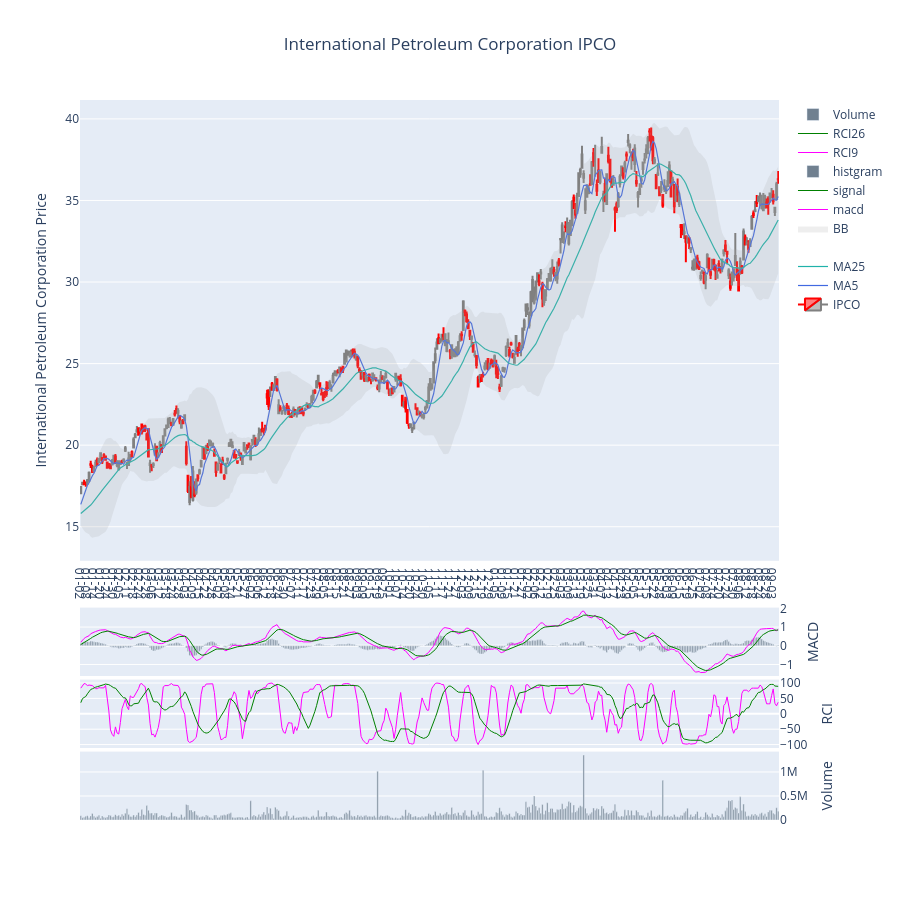

Notebook source saved alongside this figure:
### Markdown cell above
#### 株価のみのチャート

### Code cell
start = dt.datetime(2025, 1, 1).strftime("%Y-%m-%d")
#end = dt.datetime(2026, 4, 17).strftime("%Y-%m-%d")
#end = dt.datetime.now().strftime("%Y-%m-%d")
# グラフ領域の作成
fig = stock_prices_and_oil_prices(
    code=ipco,
    name=name,
    start=start,
    end=end,
    market=market,
    df_sp=None,
    df_wti=None
)
fig.show()

### Figure 1 — Plotly figure (JSON) as saved in the notebook; plotly's stock layout.template omitted (floating-point values rounded to 4 significant figures; data arrays with more than 128 entries replaced by an {"elided": "..."} marker saying what was removed)
{"data": [{"close": {"elided": "424 float values"}, "decreasing": {"line": {"color": "gray"}}, "high": {"elided": "424 float values"}, "increasing": {"line": {"color": "red"}}, "low": {"elided": "424 float values"}, "name": "IPCO", "open": {"elided": "424 float values"}, "type": "candlestick", "x": {"elided": "424 str values"}, "yaxis": "y"}, {"line": {"color": "royalblue", "width": 1.2}, "name": "MA5", "type": "scatter", "x": {"elided": "424 str values"}, "y": {"elided": "424 float values"}, "yaxis": "y"}, {"line": {"color": "lightseagreen", "width": 1.2}, "name": "MA25", "type": "scatter", "x": {"elided": "424 str values"}, "y": {"elided": "424 float values"}, "yaxis": "y"}, {"line": {"color": "lavender", "width": 0}, "name": "", "type": "scatter", "x": {"elided": "424 str values"}, "y": {"elided": "424 float values"}, "yaxis": "y"}, {"fill": "tonexty", "fillcolor": "rgba(170,170,170,.2)", "line": {"color": "lavender", "width": 0}, "name": "BB", "type": "scatter", "x": {"elided": "424 str values"}, "y": {"elided": "424 float values"}, "yaxis": "y"}, {"line": {"color": "magenta", "width": 1}, "name": "macd", "type": "scatter", "x": {"elided": "424 str values"}, "y": {"elided": "424 float values"}, "yaxis": "y3"}, {"line": {"color": "green", "width": 1}, "name": "signal", "type": "scatter", "x": {"elided": "424 str values"}, "y": {"elided": "424 float values"}, "yaxis": "y3"}, {"marker": {"color": "slategray"}, "name": "histgram", "type": "bar", "x": {"elided": "424 str values"}, "y": {"elided": "424 float values"}, "yaxis": "y3"}, {"line": {"color": "magenta", "width": 1}, "name": "RCI9", "type": "scatter", "x": {"elided": "424 str values"}, "y": {"elided": "424 float values"}, "yaxis": "y4"}, {"line": {"color": "green", "width": 1}, "name": "RCI26", "type": "scatter", "x": {"elided": "424 str values"}, "y": {"elided": "424 float values"}, "yaxis": "y4"}, {"marker": {"color": "slategray"}, "name": "Volume", "type": "bar", "x": {"elided": "424 str values"}, "y": {"elided": "424 int values"}, "yaxis": "y5"}], "layout": {"height": 900, "plot_bgcolor": "light blue", "title": {"text": "International Petroleum Corporation IPCO", "x": 0.5}, "xaxis": {"rangeslider": {"visible": false}, "ticktext": ["01-02", "01-08", "01-14", "01-20", "01-24", "01-30", "02-05", "02-11", "02-18", "02-24", "02-28", "03-06", "03-12", "03-18", "03-24", "03-28", "04-03", "04-09", "04-15", "04-22", "04-28", "05-02", "05-08", "05-14", "05-21", "05-27", "06-02", "06-06", "06-12", "06-18", "06-24", "06-30", "07-07", "07-11", "07-17", "07-23", "07-29", "08-05", "08-11", "08-15", "08-21", "08-27", "09-03", "09-09", "09-15", "09-19", "09-25", "10-01", "10-07", "10-14", "10-20", "10-24", "10-30", "11-05", "11-11", "11-17", "11-21", "11-27", "12-03", "12-09", "12-15", "12-19", "12-29", "01-05", "01-09", "01-15", "01-21", "01-27", "02-02", "02-06", "02-12", "02-19", "02-25", "03-03", "03-09", "03-13", "03-19", "03-25", "03-31", "04-07", "04-13", "04-17", "04-23", "04-29", "05-05", "05-11", "05-15", "05-22", "05-28", "06-03", "06-09", "06-15", "06-19", "06-25", "07-02", "07-08", "07-14", "07-20", "07-24", "07-30", "08-06", "08-12", "08-18", "08-24", "08-28", "09-03"], "tickvals": ["2025-01-02T00:00:00", "2025-01-08T00:00:00", "2025-01-14T00:00:00", "2025-01-20T00:00:00", "2025-01-24T00:00:00", "2025-01-30T00:00:00", "2025-02-05T00:00:00", "2025-02-11T00:00:00", "2025-02-18T00:00:00", "2025-02-24T00:00:00", "2025-02-28T00:00:00", "2025-03-06T00:00:00", "2025-03-12T00:00:00", "2025-03-18T00:00:00", "2025-03-24T00:00:00", "2025-03-28T00:00:00", "2025-04-03T00:00:00", "2025-04-09T00:00:00", "2025-04-15T00:00:00", "2025-04-22T00:00:00", "2025-04-28T00:00:00", "2025-05-02T00:00:00", "2025-05-08T00:00:00", "2025-05-14T00:00:00", "2025-05-21T00:00:00", "2025-05-27T00:00:00", "2025-06-02T00:00:00", "2025-06-06T00:00:00", "2025-06-12T00:00:00", "2025-06-18T00:00:00", "2025-06-24T00:00:00", "2025-06-30T00:00:00", "2025-07-07T00:00:00", "2025-07-11T00:00:00", "2025-07-17T00:00:00", "2025-07-23T00:00:00", "2025-07-29T00:00:00", "2025-08-05T00:00:00", "2025-08-11T00:00:00", "2025-08-15T00:00:00", "2025-08-21T00:00:00", "2025-08-27T00:00:00", "2025-09-03T00:00:00", "2025-09-09T00:00:00", "2025-09-15T00:00:00", "2025-09-19T00:00:00", "2025-09-25T00:00:00", "2025-10-01T00:00:00", "2025-10-07T00:00:00", "2025-10-14T00:00:00", "2025-10-20T00:00:00", "2025-10-24T00:00:00", "2025-10-30T00:00:00", "2025-11-05T00:00:00", "2025-11-11T00:00:00", "2025-11-17T00:00:00", "2025-11-21T00:00:00", "2025-11-27T00:00:00", "2025-12-03T00:00:00", "2025-12-09T00:00:00", "2025-12-15T00:00:00", "2025-12-19T00:00:00", "2025-12-29T00:00:00", "2026-01-05T00:00:00", "2026-01-09T00:00:00", "2026-01-15T00:00:00", "2026-01-21T00:00:00", "2026-01-27T00:00:00", "2026-02-02T00:00:00", "2026-02-06T00:00:00", "2026-02-12T00:00:00", "2026-02-19T00:00:00", "2026-02-25T00:00:00", "2026-03-03T00:00:00", "2026-03-09T00:00:00", "2026-03-13T00:00:00", "2026-03-19T00:00:00", "2026-03-25T00:00:00", "2026-03-31T00:00:00", "2026-04-07T00:00:00", "2026-04-13T00:00:00", "2026-04-17T00:00:00", "2026-04-23T00:00:00", "2026-04-29T00:00:00", "2026-05-05T00:00:00", "2026-05-11T00:00:00", "2026-05-15T00:00:00", "2026-05-22T00:00:00", "2026-05-28T00:00:00", "2026-06-03T00:00:00", "2026-06-09T00:00:00", "2026-06-15T00:00:00", "2026-06-19T00:00:00", "2026-06-25T00:00:00", "2026-07-02T00:00:00", "2026-07-08T00:00:00", "2026-07-14T00:00:00", "2026-07-20T00:00:00", "2026-07-24T00:00:00", "2026-07-30T00:00:00", "2026-08-06T00:00:00", "2026-08-12T00:00:00", "2026-08-18T00:00:00", "2026-08-24T00:00:00", "2026-08-28T00:00:00", "2026-09-03T00:00:00"], "type": "category"}, "yaxis": {"domain": [0.36, 1], "side": "left", "tickformat": ",", "title": {"text": "International Petroleum Corporation Price"}}, "yaxis2": {"domain": [0.3, 0.36], "overlaying": "y", "side": "right", "title": {"text": "SP500 / WTI"}}, "yaxis3": {"domain": [0.2, 0.295], "side": "right", "title": {"text": "MACD"}}, "yaxis4": {"domain": [0.1, 0.195], "side": "right", "title": {"text": "RCI"}}, "yaxis5": {"domain": [0, 0.095], "side": "right", "title": {"text": "Volume"}}}}
